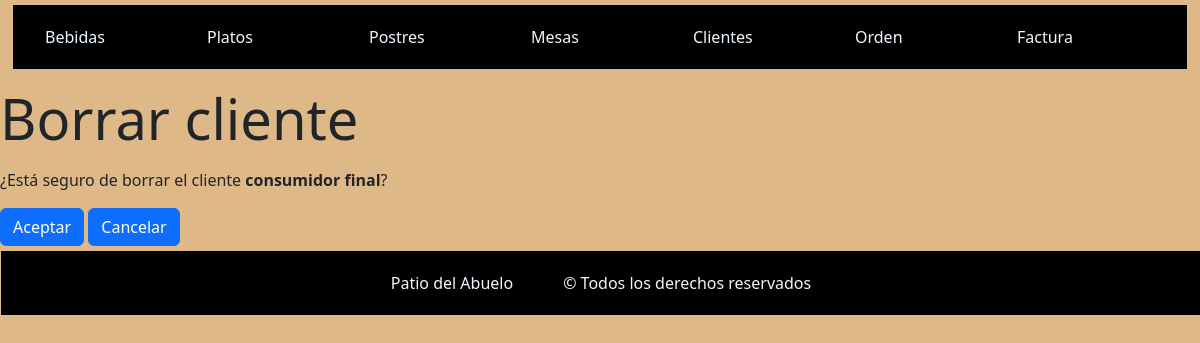
The app's page /clientes/clienteBorrar/1/, older data.
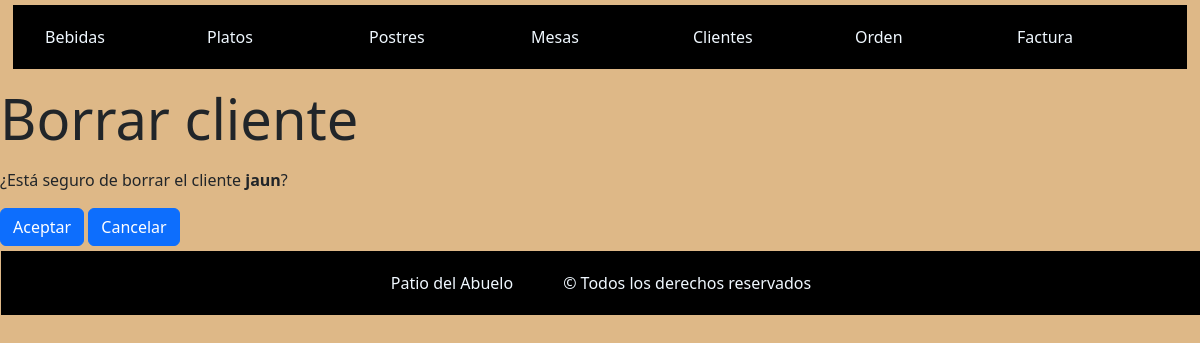
The same page, newer data.
### miAplicacion/models.py (models this page shows, shortened)
class Cliente(models.Model):
    nombre = models.CharField(max_length=120)
    telefono = models.CharField(max_length=30, null=True, blank=True)
    direccion = models.CharField(max_length=120, null=True, blank=True)

### miAplicacion/views.py (the view)
# urls.py: path("clientes/clienteBorrar/<int:pk>/", views.clientesBorrar, name="clienteBorrar"),
def clientesBorrar(request, pk):
    cliente = Cliente.objects.get(id=pk)
    if request.method == 'POST':
        cliente.delete()
        return HttpResponseRedirect(reverse('listaClientes'))
    return render(request, 'clienteConfBorrar.html', {'cliente': cliente})

### patioAbuelo/templates/clienteConfBorrar.html (shortened to what this page needs)
{% extends "base.html" %}
{% block content %}
    <h3 class="display-4 my-3">Borrar cliente</h3>
    <p>¿Está seguro de borrar el cliente <b>{{ cliente.nombre }}</b>?</p>
    <form method="post">
        <button class="btn btn-primary" type="submit">Aceptar</button>
        <a class="btn btn-primary" href="{% url 'listaClientes' %}">Cancelar</a>
    </form>
{% endblock %}

Row changes from the older to the newer data that the page shows:
changed Cliente: nombre "consumidor final" → "jaun"
